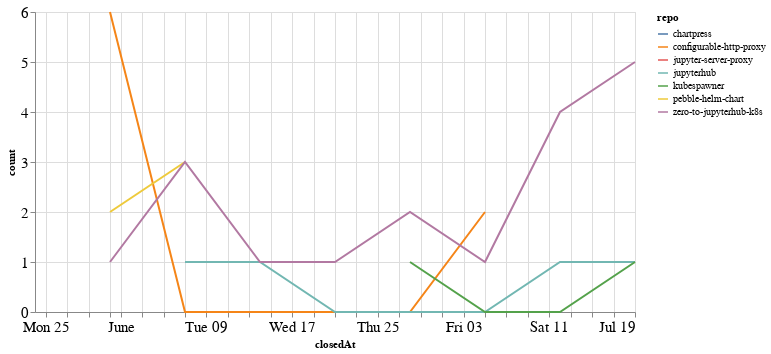

Notebook cell for this chart:
### Code cell
closed_by_time = closed_by.groupby('repo').resample('W', on='closedAt').count()['author'].reset_index()
closed_by_time = closed_by_time.rename(columns={'author': 'count'})

alt.Chart(closed_by_time, width=600).mark_line().encode(
    x='closedAt',
    y='count',
    color='repo',
    tooltip="repo"
)

### Figure 1 — Vega-Lite specification as saved in the notebook (floating-point values rounded to 4 significant figures)
{"config": {"axisLeft": {"labelFontSize": 15}, "axisBottom": {"labelFontSize": 15}}, "data": {"name": "data-ffaf6ed86c7d906d8e9b2c81af158079"}, "mark": "line", "encoding": {"color": {"type": "nominal", "field": "repo"}, "tooltip": {"type": "nominal", "field": "repo"}, "x": {"type": "temporal", "field": "closedAt"}, "y": {"type": "quantitative", "field": "count"}}, "width": 600, "$schema": "https://vega.github.io/schema/vega-lite/v4.8.1.json", "datasets": {"data-ffaf6ed86c7d906d8e9b2c81af158079": [{"repo": "chartpress", "closedAt": "2020-07-19T00:00:00", "count": 1}, {"repo": "configurable-http-proxy", "closedAt": "2020-05-31T00:00:00", "count": 6}, {"repo": "configurable-http-proxy", "closedAt": "2020-06-07T00:00:00", "count": 0}, {"repo": "configurable-http-proxy", "closedAt": "2020-06-14T00:00:00", "count": 0}, {"repo": "configurable-http-proxy", "closedAt": "2020-06-21T00:00:00", "count": 0}, {"repo": "configurable-http-proxy", "closedAt": "2020-06-28T00:00:00", "count": 0}, {"repo": "configurable-http-proxy", "closedAt": "2020-07-05T00:00:00", "count": 2}, {"repo": "jupyter-server-proxy", "closedAt": "2020-05-24T00:00:00", "count": 1}, {"repo": "jupyterhub", "closedAt": "2020-06-07T00:00:00", "count": 1}, {"repo": "jupyterhub", "closedAt": "2020-06-14T00:00:00", "count": 1}, {"repo": "jupyterhub", "closedAt": "2020-06-21T00:00:00", "count": 0}, {"repo": "jupyterhub", "closedAt": "2020-06-28T00:00:00", "count": 0}, {"repo": "jupyterhub", "closedAt": "2020-07-05T00:00:00", "count": 0}, {"repo": "jupyterhub", "closedAt": "2020-07-12T00:00:00", "count": 1}, {"repo": "jupyterhub", "closedAt": "2020-07-19T00:00:00", "count": 1}, {"repo": "kubespawner", "closedAt": "2020-06-28T00:00:00", "count": 1}, {"repo": "kubespawner", "closedAt": "2020-07-05T00:00:00", "count": 0}, {"repo": "kubespawner", "closedAt": "2020-07-12T00:00:00", "count": 0}, {"repo": "kubespawner", "closedAt": "2020-07-19T00:00:00", "count": 1}, {"repo": "pebble-helm-chart", "closedAt": "2020-05-31T00:00:00", "count": 2}, {"repo": "pebble-helm-chart", "closedAt": "2020-06-07T00:00:00", "count": 3}, {"repo": "zero-to-jupyterhub-k8s", "closedAt": "2020-05-31T00:00:00", "count": 1}, {"repo": "zero-to-jupyterhub-k8s", "closedAt": "2020-06-07T00:00:00", "count": 3}, {"repo": "zero-to-jupyterhub-k8s", "closedAt": "2020-06-14T00:00:00", "count": 1}, {"repo": "zero-to-jupyterhub-k8s", "closedAt": "2020-06-21T00:00:00", "count": 1}, {"repo": "zero-to-jupyterhub-k8s", "closedAt": "2020-06-28T00:00:00", "count": 2}, {"repo": "zero-to-jupyterhub-k8s", "closedAt": "2020-07-05T00:00:00", "count": 1}, {"repo": "zero-to-jupyterhub-k8s", "closedAt": "2020-07-12T00:00:00", "count": 4}, {"repo": "zero-to-jupyterhub-k8s", "closedAt": "2020-07-19T00:00:00", "count": 5}]}}
